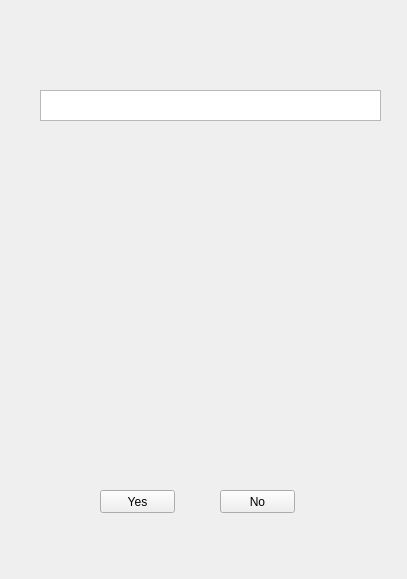
<?xml version="1.0" encoding="UTF-8"?>
<ui version="4.0">
 <class>MainWindow</class>
 <widget class="QMainWindow" name="MainWindow">
  <property name="geometry">
   <rect>
    <x>0</x>
    <y>0</y>
    <width>407</width>
    <height>579</height>
   </rect>
  </property>
  <property name="windowTitle">
   <string>MainWindow</string>
  </property>
  <widget class="QWidget" name="centralwidget">
   <widget class="QPushButton" name="pushButton">
    <property name="geometry">
     <rect>
      <x>100</x>
      <y>490</y>
      <width>75</width>
      <height>23</height>
     </rect>
    </property>
    <property name="text">
     <string>Yes</string>
    </property>
   </widget>
   <widget class="QPushButton" name="pushButton_2">
    <property name="geometry">
     <rect>
      <x>220</x>
      <y>490</y>
      <width>75</width>
      <height>23</height>
     </rect>
    </property>
    <property name="text">
     <string>No</string>
    </property>
   </widget>
   <widget class="QTextEdit" name="textEdit">
    <property name="geometry">
     <rect>
      <x>40</x>
      <y>90</y>
      <width>341</width>
      <height>31</height>
     </rect>
    </property>
   </widget>
  </widget>
 </widget>
 <resources/>
 <connections/>
</ui>
